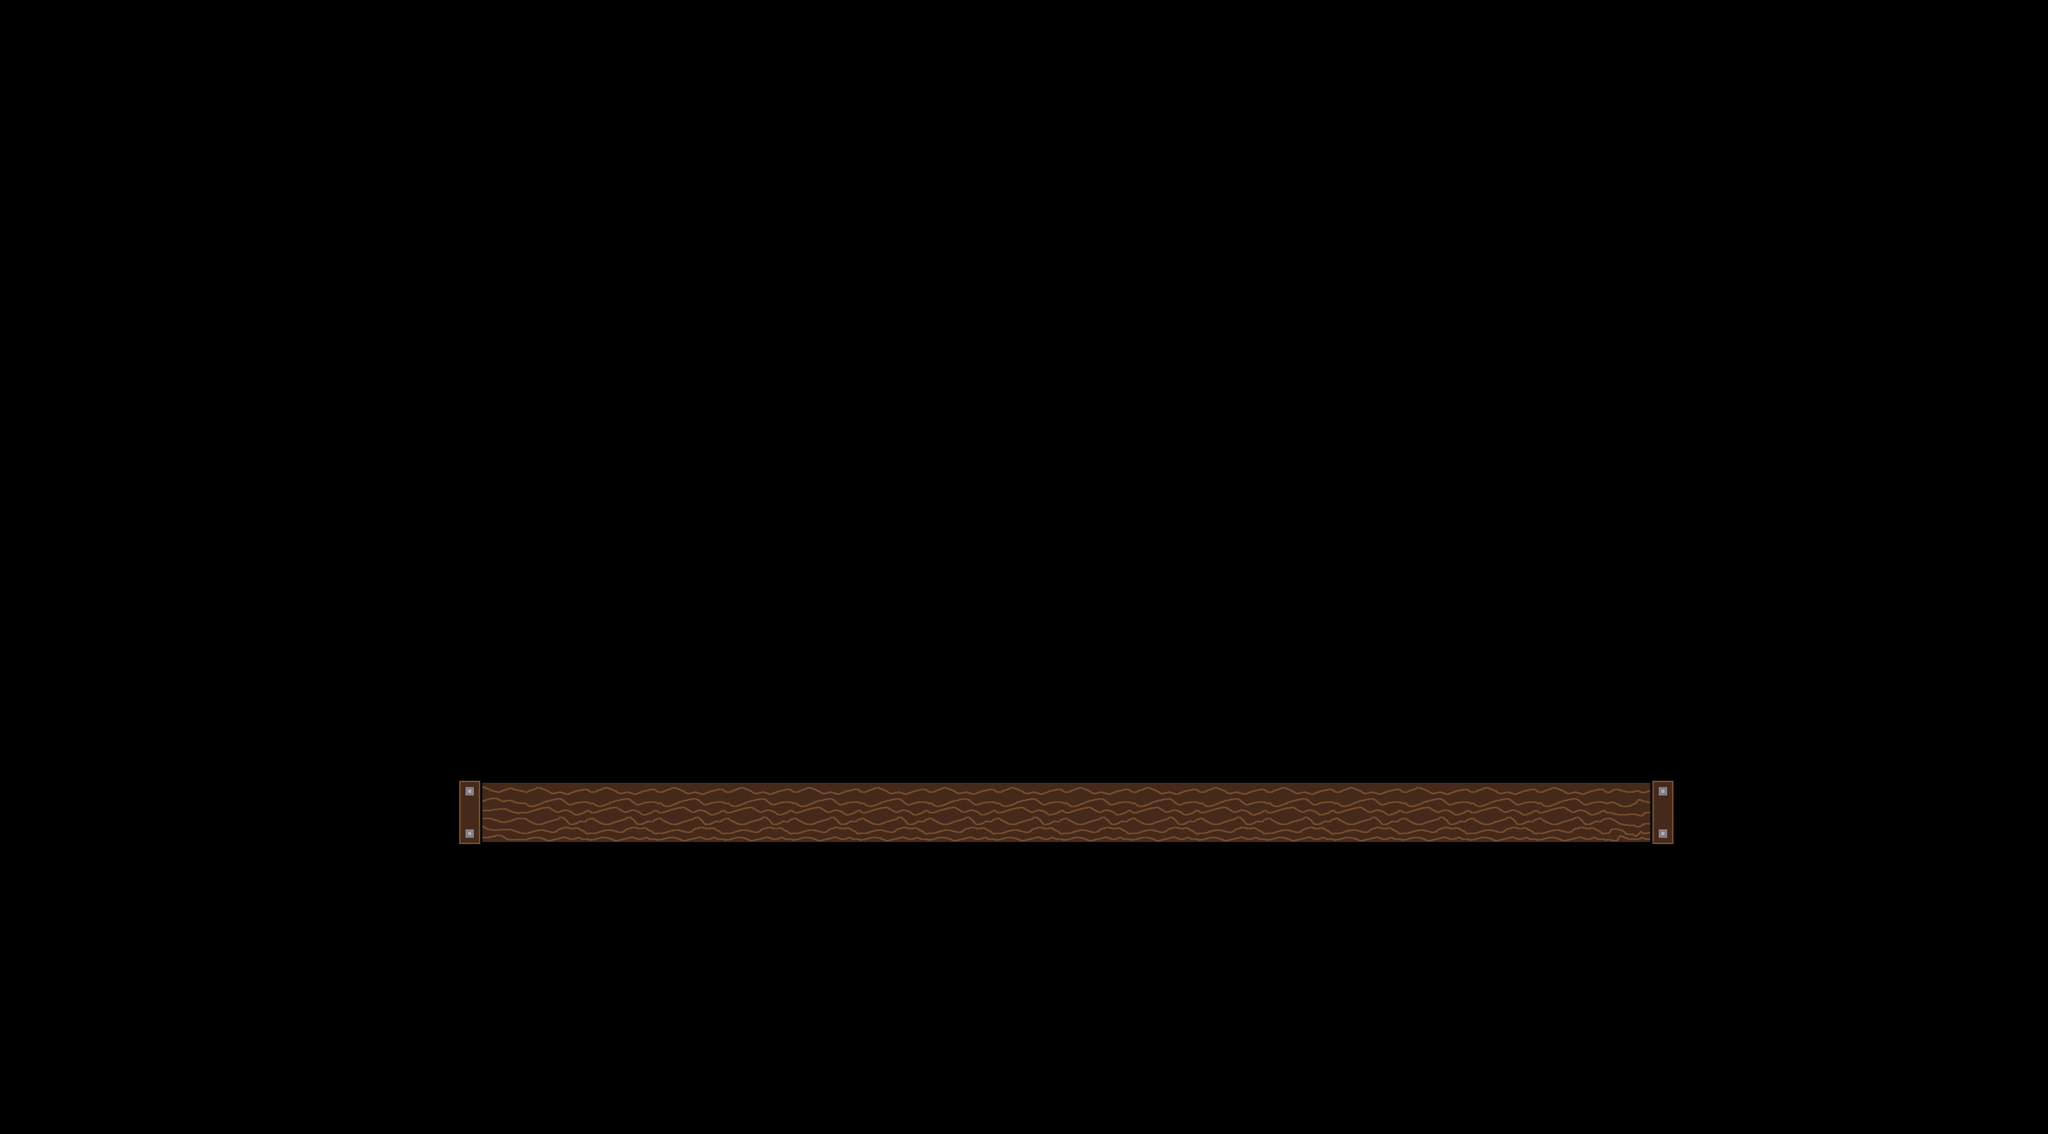

This game map was drawn from its Tiled (.tmx) file and the tilesets committed beside it. A one-line description and the trimmed map source follow:
An orthogonal 121x67 tile map with 32x32 px tiles, 1 tile layer (Platform).

<map version="1.2" tiledversion="1.2.4" orientation="orthogonal" renderorder="right-down" width="121" height="67" tilewidth="32" tileheight="32" infinite="0" nextlayerid="2" nextobjectid="1">
 <tileset firstgid="1" name="My Tileset" tilewidth="128" tileheight="128" tilecount="3" columns="0">
  <grid orientation="orthogonal" width="1" height="1" />
  <tile id="0">
   <image width="128" height="128" source="Graphics/Tiles/Plank End.png" />
  </tile>
  <tile id="1">
   <image width="128" height="128" source="Graphics/Tiles/Plank Middle.png" />
  </tile>
  <tile id="2">
   <image width="128" height="128" source="Graphics/Tiles/Plank Start.png" />
  </tile>
 </tileset>
 <layer id="1" name="Platform" width="121" height="67">
  <data>[8107 cells, 18 non-empty, 3 distinct tile ids]</data>
 </layer>
</map>
